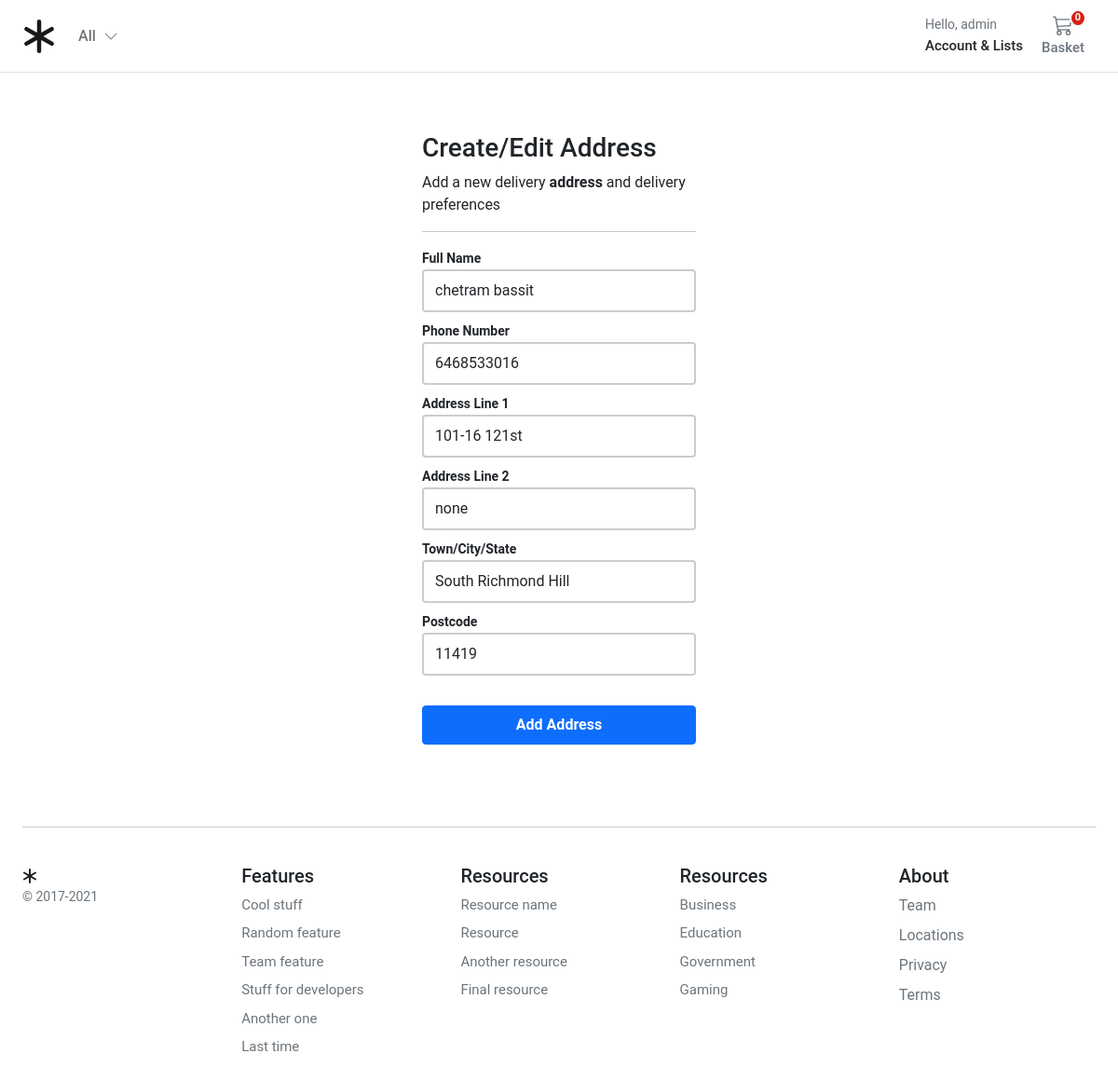
The page /account/addresses/edit/c7969b1ed0474edaa411a1989c73fc87/ (signed in) on the database its author committed.
### account/models.py (models this page shows, shortened)
class Customer(AbstractBaseUser, PermissionsMixin):
    email = models.EmailField(_("email address"), unique=True)
    name = models.CharField(max_length=150)
    mobile = models.CharField(max_length=20, blank=True)
    is_active = models.BooleanField(default=False)
    is_staff = models.BooleanField(default=False)
    created = models.DateTimeField(auto_now_add=True)
    updated = models.DateTimeField(auto_now=True)
    objects = CustomAccountManager()
    USERNAME_FIELD = "email"
    REQUIRED_FIELDS = ["name"]
    class Meta:
        verbose_name = "Accounts"
        verbose_name_plural = "Accounts"

class Address(models.Model):
    id = models.UUIDField(primary_key=True, default=uuid.uuid4, editable=False)
    customer = models.ForeignKey(Customer, verbose_name=_("Customer"), on_delete=models.CASCADE)
    full_name = models.CharField(_("Full Name"), max_length=150)
    phone = models.CharField(_("Phone Number"), max_length=50)
    postcode = models.CharField(_("Postcode"), max_length=50)
    address_line = models.CharField(_("Address Line 1"), max_length=255)
    address_line2 = models.CharField(_("Address Line 2"), max_length=255)
    town_city = models.CharField(_("Town/City/State"), max_length=150)
    delivery_instructions = models.CharField(_("Delivery Instructions"), max_length=255)
    created_at = models.DateTimeField(_("Created at"), auto_now_add=True)
    updated_at = models.DateTimeField(_("Updated at"), auto_now=True)
    default = models.BooleanField(_("Default"), default=False)
    class Meta:
        verbose_name = "Address"
        verbose_name_plural = "Addresses"

### account/views.py (the view)
# urls.py: path("addresses/edit/<slug:id>/", views.edit_address, name="edit_address"),
@login_required
def edit_address(request, id):
    if request.method == "POST":
        address = Address.objects.get(pk=id, customer=request.user)
        address_form = UserAddressForm(instance=address, data=request.POST)
        if address_form.is_valid():
            address_form.save()
            return HttpResponseRedirect(reverse("account:addresses"))
    else:
        address = Address.objects.get(pk=id, customer=request.user)
        address_form = UserAddressForm(instance=address)
    return render(request, "account/dashboard/edit_addresses.html", {"form": address_form})

### account/forms.py
class UserAddressForm(forms.ModelForm):
    class Meta:
        model = Address
        fields = ["full_name", "phone", "address_line", "address_line2", "town_city", "postcode"]
    def __init__(self, *args, **kwargs):
        super().__init__(*args, **kwargs)
        self.fields["full_name"].widget.attrs.update(
            {"class": "form-control mb-2 account-form", "placeholder": "Full Name"}
        )
        self.fields["phone"].widget.attrs.update({"class": "form-control mb-2 account-form", "placeholder": "Phone"})
        self.fields["address_line"].widget.attrs.update(
            {"class": "form-control mb-2 account-form", "placeholder": "Full Name"}
        )
        self.fields["address_line2"].widget.attrs.update(
            {"class": "form-control mb-2 account-form", "placeholder": "Full Name"}
        )
        self.fields["town_city"].widget.attrs.update(
            {"class": "form-control mb-2 account-form", "placeholder": "Full Name"}
        )
        self.fields["postcode"].widget.attrs.update(
            {"class": "form-control mb-2 account-form", "placeholder": "Full Name"}
        )

### basket/basket.py (called while the page is built)
    def __len__(self):
        return sum(item["qty"] for item in self.basket.values())

### basket/context_processors.py (called while the page is built)
def basket(request):
    return {'basket': Basket(request)}

### store/context_processors.py (called while the page is built)
def categories(request):
    return {"categories": Category.objects.filter(level=0)}

### store/models.py (called while the page is built)
    def get_absolute_url(self):
        return reverse("store:category_list", args=[self.slug])

### templates/account/dashboard/edit_addresses.html (shortened to what this page needs)
{% extends "../sub_base.html" %}
{% block sub_content %}
<div class="col-6 mx-auto">
  <h1 class="h3">Create/Edit Address</h1>
  <div>Add a new delivery <b>address</b> and delivery preferences</div>
  <hr />
  <form name="address_form" class="account-form" method="post" enctype="multipart/form-data">
    <label class="small fw-bold">{{ form.full_name.label}}</label>
    {{ form.full_name }}
    <label class="small fw-bold">{{ form.phone.label}}</label>
    {{ form.phone }}
    <label class="small fw-bold">{{ form.address_line.label}}</label>
    {{ form.address_line }}
    <label class="small fw-bold">{{ form.address_line2.label}}</label>
    {{ form.address_line2 }}
    <label class="small fw-bold">{{ form.town_city.label}}</label>
    {{ form.town_city }}
    <label class="small fw-bold">{{ form.postcode.label}}</label>
    {{ form.postcode }}
    <button class="btn btn-primary btn-block py-2 mb-4 mt-4 fw-bold w-100" type="button" value="Submit" onclick="submitForm()">
    Add Address
    </button>
  </form>
</div>
{% endblock %}

### templates/base.html (shortened to what this page needs)
{% load static %}
<!DOCTYPE html>
<html>
<head>
  <link href="https://cdn.jsdelivr.net/npm/bootstrap@5.0.0-beta1/dist/css/bootstrap.min.css" rel="stylesheet"
>
  <link rel="stylesheet" href="{% static 'core/css/base.css' %}">
  <link rel="stylesheet" href="{% block stylesheet %}{% endblock %}">
</head>
<body>
  <header class="pb-3">
    <nav class="navbar navbar-expand-md navbar-light bg-white border-bottom">
      <div class="container-fluid px-md-4">
        <div class="d-flex w-100 navbar-collapse">
          <a class="navbar-brand d-flex-inline" href="/">
          </a>
          <ul class="navbar-nav me-auto mb-2 mb-md-0">
            <li class="nav-item dropdown">
              <a class="nav-link dropdown-toggle d-none d-md-block fw500" href="#" id="navbarDropdown" role="button"
                data-bs-toggle="dropdown" aria-expanded="false">
                All
                <i class="ps-1"><svg xmlns="http://www.w3.org/2000/svg" width="16" height="16" fill="currentColor"
                    class="bi bi-chevron-down" viewBox="0 0 16 16">
                    <path fill-rule="evenodd"
                      d="M1.646 4.646a.5.5 0 0 1 .708 0L8 10.293l5.646-5.647a.5.5 0 0 1 .708.708l-6 6a.5.5 0 0 1-.708 0l-6-6a.5.5 0 0 1 0-.708z" />
                  </svg></i>
              </a>
            </li>
          </ul>
          <div>
            <div class="collapse navbar-collapse" id="navbarSupportedContent2">
              <ul class="navbar-nav me-auto mb-2 mb-lg-0">
                <li class="nav-item dropdown">
                  <a class="nav-link dropdown-toggle text-reset" href="#" id="navbarDropdown" role="button"
                    data-bs-toggle="dropdown" aria-expanded="false">
                    <div class="small text-muted">Hello,
                      {% if user.is_authenticated %}
                        {{ request.user.name }}
                      {% else %}
                      Login
                      {% endif %}
                    </div>
                    <span class="fs15 fw500">Account &amp; Lists
                    </span>
                  </a>
                </li>
              </ul>
            </div>
          </div>
          <a type="button" role="button" href="{% url "basket:basket_summary" %}"
            class="btn btn-outline-secondary border-0 basket-btn">
            {% with total_qty=basket|length %}
            <div id="basket-qty" class="basket-qty">
              {% if total_qty > 0 %}
              {{ total_qty }}
              {% else %}
              0
              {% endif %}
            </div>
            {% endwith %}
            <div>
            </div>
            <span class="fs15 fw500">Basket</span>
          </a>
        </div>
      </div>
    </nav>
  </header>
  <main class="pt-5">
    <div id="content">{% block content %} {% endblock %}</div>
  </main>
  <footer class="container py-5 footer">
    <hr>
    <div class="row pt-4">
      <div class="col-12 col-md">
        <small class="d-block mb-3 text-muted">&copy; 2017-2021</small>
      </div>
      <div class="col-6 col-md fs15">
        <h5>Features</h5>
        <ul class="list-unstyled">
          <li><a class="link-secondary text-decoration-none" href="#">Cool stuff</a></li>
          <li><a class="link-secondary text-decoration-none" href="#">Random feature</a></li>
          <li><a class="link-secondary text-decoration-none" href="#">Team feature</a></li>
          <li><a class="link-secondary text-decoration-none" href="#">Stuff for developers</a></li>
          <li><a class="link-secondary text-decoration-none" href="#">Another one</a></li>
          <li><a class="link-secondary text-decoration-none" href="#">Last time</a></li>
        </ul>
      </div>
      <div class="col-6 col-md fs15">
        <h5>Resources</h5>
        <ul class="list-unstyled">
          <li><a class="link-secondary text-decoration-none" href="#">Resource name</a></li>
          <li><a class="link-secondary text-decoration-none" href="#">Resource</a></li>
          <li><a class="link-secondary text-decoration-none" href="#">Another resource</a></li>
          <li><a class="link-secondary text-decoration-none" href="#">Final resource</a></li>
        </ul>
      </div>
      <div class="col-6 col-md fs15">
        <h5>Resources</h5>
        <ul class="list-unstyled">
          <li><a class="link-secondary text-decoration-none" href="#">Business</a></li>
          <li><a class="link-secondary text-decoration-none" href="#">Education</a></li>
          <li><a class="link-secondary text-decoration-none" href="#">Government</a></li>
          <li><a class="link-secondary text-decoration-none" href="#">Gaming</a></li>
        </ul>
      </div>
      <div class="col-6 col-md">
        <h5>About</h5>
        <ul class="list-unstyled">
          <li><a class="link-secondary text-decoration-none" href="#">Team</a></li>
          <li><a class="link-secondary text-decoration-none" href="#">Locations</a></li>
          <li><a class="link-secondary text-decoration-none" href="#">Privacy</a></li>
          <li><a class="link-secondary text-decoration-none" href="#">Terms</a></li>
        </ul>
      </div>
    </div>
  </footer>
</body>
</html>

### static/core/css/base.css (style rules this page uses)
@media (min-width: 1000px) { .container { max-width: 1000px; } }
@media (max-width: 1200px) { .container { max-width: 100%; padding:0 24px; } }
.dropdown-toggle::after { display: none; }
html, body, p, div { letter-spacing: -0.02px; font-family: 'Roboto', sans-serif; }
.fs15 { font-size: 0.9375rem; }
.fw500 { font-weight: 500; }
.basket-qty { color: #fff; background: #d42114; border: 2px solid #fff; border-radius: 50%; text-align: center; font-size: 11px; height: 15px; width: 14px; position: absolute; box-sizing: content-box; font-weight: 600; display: flex; justify-content: center; align-items: center; top: 1px; right: 10px; }
.basket-btn { position: relative; }
.footer > div > div > ul > li { padding-bottom:8px; }

### static/account/css/account.css (style rules this page uses)
.account-form input { border: 2px solid #ccc; height: calc(2em + .75rem + 2px); }

### rows shown on the page
Customer: user.name "admin"
Address: full_name "chetram bassit", phone "6468533016", address_line "101-16 121st", address_line2 "none", town_city "South Richmond Hill", postcode "11419"
